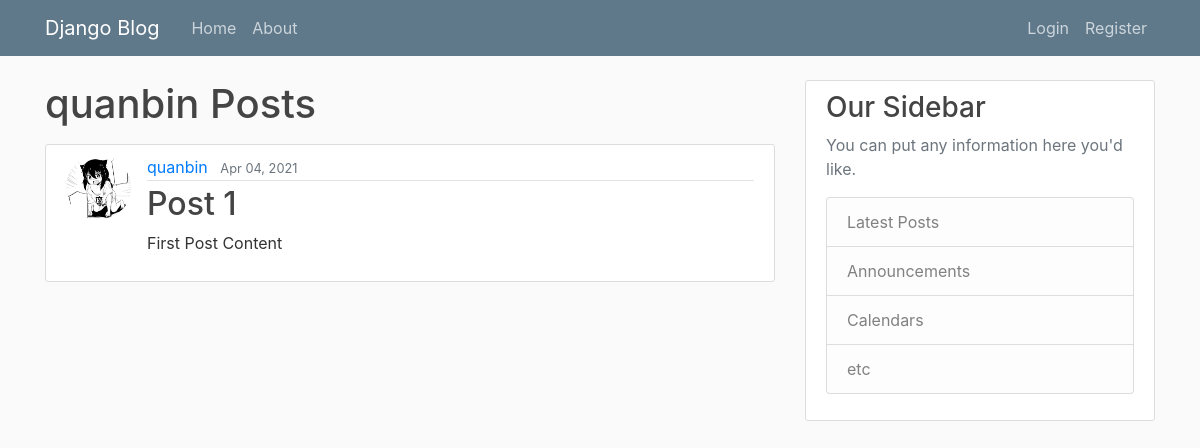
The page /post/quanbin on the database as committed earlier.
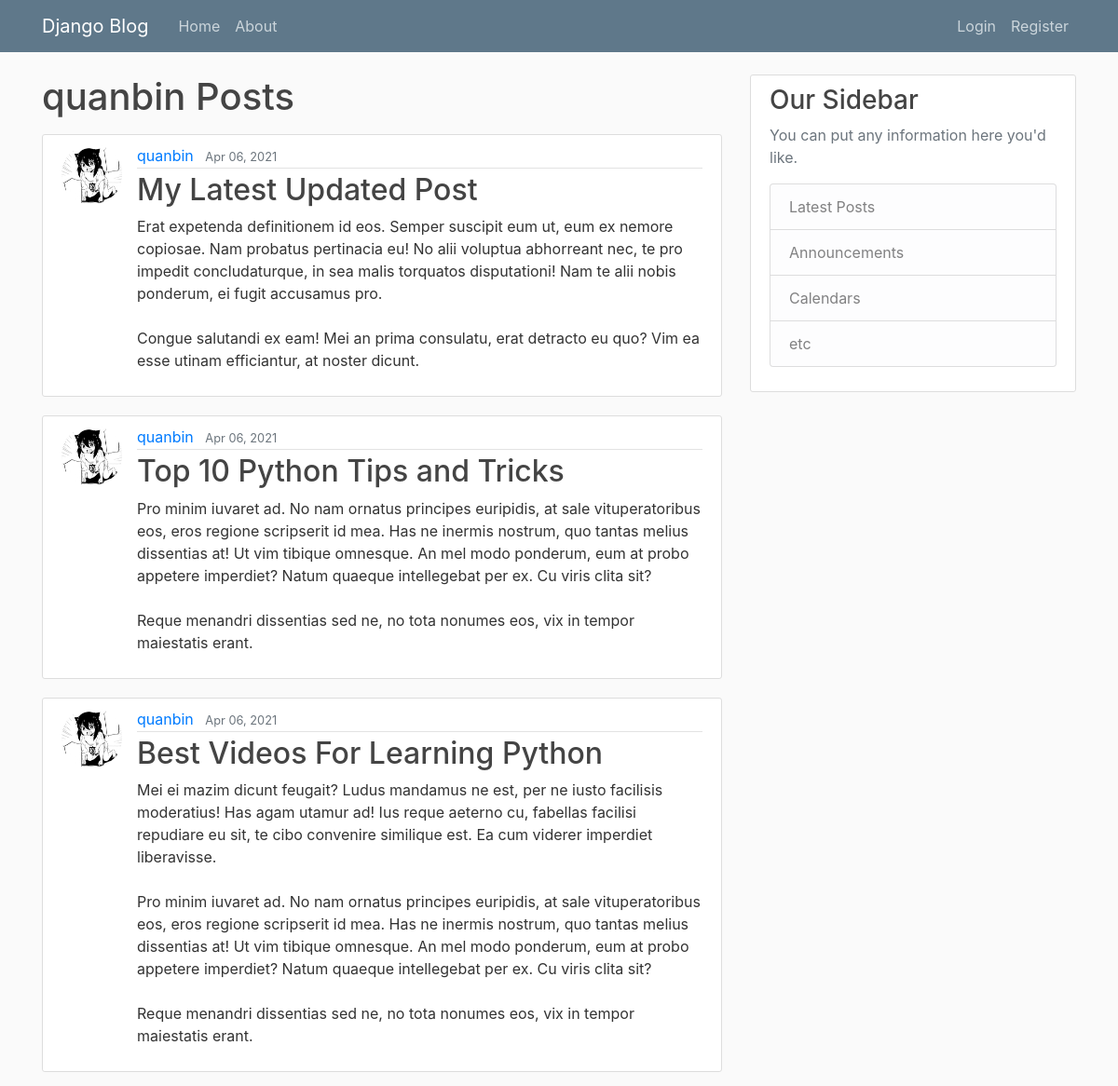
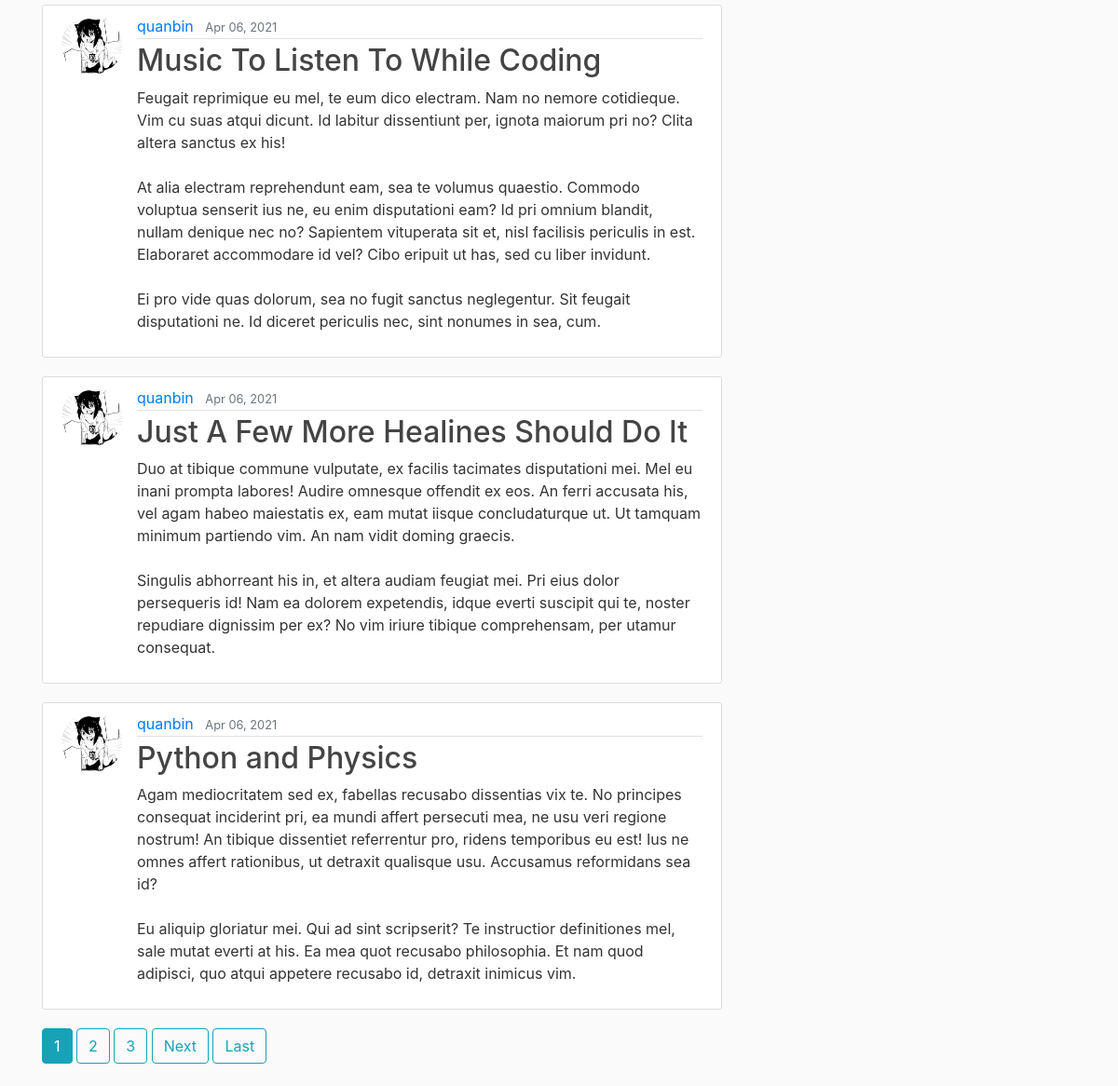
The same page on the database as committed later (2 pictures, top to bottom).
### main/models.py (models this page shows, shortened)
class Post(models.Model):
    title = models.CharField(max_length =200)
    content = models. TextField()
    date_posted = models.DateTimeField(default = timezone.now) #auto_now_add=True)
    author = models.ForeignKey(User, on_delete = models.CASCADE)

### users/models.py (models this page shows, shortened)
class Profile(models.Model):
    user = models.OneToOneField(User, on_delete = models.CASCADE)
    image = models.ImageField(default = 'default.jpg', upload_to='profile_pics')
    """
    def save(self, *args, **kawrgs):
        super().save(*args, **kawrgs)

        img = Image.open(self.image.path)
        #resize the image size if its too large > 300x300
        if img.height > 300 or img.width > 300:
            output_size = (300, 300)
            img.thumbnail(output_size)
            img.save(self.image.path)
    """

### main/views.py (the view)
# urls.py: path("post/<str:username>", UserPostListView.as_view(), name="user_posts"),
class UserPostListView(ListView):
    model = Post
    template_name = 'main/user_posts.html'
    context_object_name = 'posts'
    paginate_by = 6
    def get_queryset(self):
        user = get_object_or_404(User, username=self.kwargs.get('username'))
        return Post.objects.filter(author=user).order_by('-date_posted')

### main/templates/main/user_posts.html (shortened to what this page needs)
{% extends "main/base.html" %}
{% block content %}
    <h1 class = "mb-3">{{view.kwargs.username}} Posts</h1>
    {%  for post in posts %}
        <article class="media content-section">
          <img class = "rounded-circle article-img" src="{{ post.author.profile.image.url}}" >
          <div class="media-body">
            <div class="article-metadata">
              <a class="mr-2" href="{% url 'user_posts' post.author.username %}">{{ post.author }}</a>
              <small class="text-muted">{{ post.date_posted|date:"M d, Y" }}</small>
            </div>
            <h2><a class="article-title" href="{% url 'post_detail' post.id %}">{{ post.title }}</a></h2>
            <p class="article-content">{{ post.content }}</p>
          </div>
        </article>
    {% endfor %}
    {% if is_paginated %}
        {% for num in page_obj.paginator.page_range %}
          {% if page_obj.number == num %}
            <a class="btn btn-info mb-4" href="?page={{num}}">{{ num }}</a>
          {% elif num > page_obj.number|add:'-3' %}
            <a class="btn btn-outline-info mb-4" href="?page={{num}}">{{num}}</a>
          {% endif %}
        {% endfor%}
        {% if page_obj.has_next %}
          <a class="btn btn-outline-info mb-4" href="?page={{page.obj.next_page_number}}">Next</a>
          <a class="btn btn-outline-info mb-4" href="?page={{page.obj.paginator.num_pages}}">Last</a>
        {% endif %}
    {% endif %}
{% endblock content %}

Rows that differ between the two databases and show on the page:
no longer on this page (row unchanged): Post: author.profile.image (picture), author "quanbin", date_posted "Apr 04, 2021", title "Post 1", content "First Post Content"
added Post: author.profile.image (picture), author "quanbin", date_posted "Apr 06, 2021", title "My Latest Updated Post", content "Erat expetenda definitionem id eos. Semper suscipit eum ut, eum ex nemore copiosae. Nam probatus pertinacia eu! No alii voluptua abhorreant nec, te pro impedit concludaturque, in sea malis torquatos disputationi! Nam te alii nobis ponderum, ei fugit accusamus pro. Congue salutandi ex eam! Mei an prima consulatu, erat detracto eu quo? Vim ea esse utinam efficiantur, at noster dicunt."
added Post: author.profile.image (picture), author "quanbin", date_posted "Apr 06, 2021", title "Top 10 Python Tips and Tricks", content "Pro minim iuvaret ad. No nam ornatus principes euripidis, at sale vituperatoribus eos, eros regione scripserit id mea. Has ne inermis nostrum, quo tantas melius dissentias at! Ut vim tibique omnesque. An mel modo ponderum, eum at probo appetere imperdiet? Natum quaeque intellegebat per ex. Cu viris clita sit? Reque menandri dissentias sed ne, no tota nonumes eos, vix in tempor maiestatis erant."
added Post: author.profile.image (picture), author "quanbin", date_posted "Apr 06, 2021", title "Best Videos For Learning Python", content "Mei ei mazim dicunt feugait? Ludus mandamus ne est, per ne iusto facilisis moderatius! Has agam utamur ad! Ius reque aeterno cu, fabellas facilisi repudiare eu sit, te cibo convenire similique est. Ea cum viderer imperdiet liberavisse. Pro minim iuvaret ad. No nam ornatus principes euripidis, at sale vituperatoribus eos, eros regione scripserit id mea. Has ne inermis nostrum, quo tantas melius dissentias at! Ut vim tibique omnesque. An mel modo ponderum, eum at probo appetere imperdiet? Natum quaeque intellegebat per ex. Cu viris clita sit? Reque menandri dissentias sed ne, no tota nonumes eos, vix in tempor maiestatis erant."
added Post: author.profile.image (picture), author "quanbin", date_posted "Apr 06, 2021", title "Music To Listen To While Coding", content "Feugait reprimique eu mel, te eum dico electram. Nam no nemore cotidieque. Vim cu suas atqui dicunt. Id labitur dissentiunt per, ignota maiorum pri no? Clita altera sanctus ex his! At alia electram reprehendunt eam, sea te volumus quaestio. Commodo voluptua senserit ius ne, eu enim disputationi eam? Id pri omnium blandit, nullam denique nec no? Sapientem vituperata sit et, nisl facilisis periculis in est. Elaboraret accommodare id vel? Cibo eripuit ut has, sed cu liber invidunt. Ei pro vide quas dolorum, sea no fugit sanctus neglegentur. Sit feugait disputationi ne. Id diceret periculis nec, sint nonumes in sea, cum."
added Post: author.profile.image (picture), author "quanbin", date_posted "Apr 06, 2021", title "Just A Few More Healines Should Do It", content "Duo at tibique commune vulputate, ex facilis tacimates disputationi mei. Mel eu inani prompta labores! Audire omnesque offendit ex eos. An ferri accusata his, vel agam habeo maiestatis ex, eam mutat iisque concludaturque ut. Ut tamquam minimum partiendo vim. An nam vidit doming graecis. Singulis abhorreant his in, et altera audiam feugiat mei. Pri eius dolor persequeris id! Nam ea dolorem expetendis, idque everti suscipit qui te, noster repudiare dignissim per ex? No vim iriure tibique comprehensam, per utamur consequat."
added Post: author.profile.image (picture), author "quanbin", date_posted "Apr 06, 2021", title "Python and Physics", content "Agam mediocritatem sed ex, fabellas recusabo dissentias vix te. No principes consequat inciderint pri, ea mundi affert persecuti mea, ne usu veri regione nostrum! An tibique dissentiet referrentur pro, ridens temporibus eu est! Ius ne omnes affert rationibus, ut detraxit qualisque usu. Accusamus reformidans sea id? Eu aliquip gloriatur mei. Qui ad sint scripserit? Te instructior definitiones mel, sale mutat everti at his. Ea mea quot recusabo philosophia. Et nam quod adipisci, quo atqui appetere recusabo id, detraxit inimicus vim."
Other text that changed with them:
new list line: "1"
new list line: "2"
new list line: "3"
text now shown: "Next Last"
